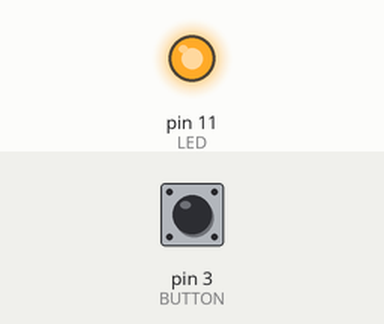
The sketch below on a simulated Arduino Uno, built with avr-gcc and run on an emulated ATmega328P. Shown: output pins drawn as LEDs (lit = HIGH). Inputs (shaded band) come from the test bench; at power-on: pin 3 (BUTTON) HIGH.

Above: at 1.2 s.
1.3 s: pin 3 (BUTTON) pulled LOW for 0.15 s
At 1.8 s:
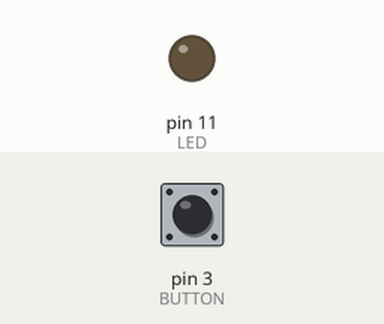
2.9 s: pin 3 (BUTTON) pulled LOW for 1 s
At 4.3 s:
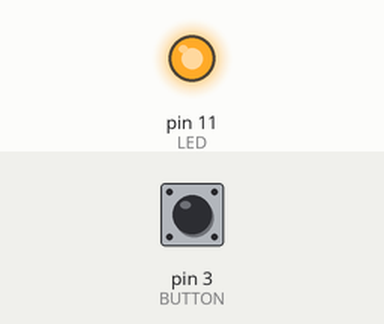
5.4 s: pin 3 (BUTTON) pulled LOW for 3.2 s
At 6.2 s:
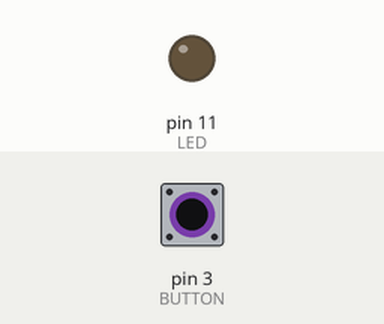
Timing chart, 0 to 8.4 s (numbered marks = the images above; inputs shaded):
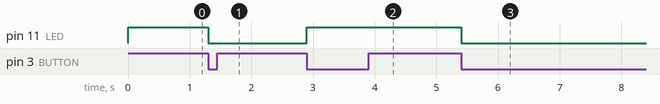

The sketch:

task0.ino
```cpp
int lastInterruptTime = 0;
int ledState = HIGH;

int BUTTON = 3;
int LED = 11;

void setup() {
  pinMode(BUTTON, INPUT_PULLUP);
  pinMode(LED, OUTPUT);
  cli();

  EICRA = 0;
  EICRA |= (1 << ISC11);    // set interrupt on falling edge
  EIMSK = 0;
  EIMSK |= (1 << INT1);     // enable INT1 interrupt

  sei();
}

ISR(INT1_vect) {
  if (millis() - lastInterruptTime > 400) {
    lastInterruptTime = millis();

    if (ledState == HIGH) {
      ledState = LOW;
    } else {
      ledState = HIGH;
    }
  }
}

void loop() {
  digitalWrite(LED, ledState);
}
```

Measured:
- after the input at 1.3 s, pin 11 (LED): HIGH → LOW at once
- after the input at 2.9 s, pin 11 (LED): LOW → HIGH at once
- after the input at 5.4 s, pin 11 (LED): HIGH → LOW at once
